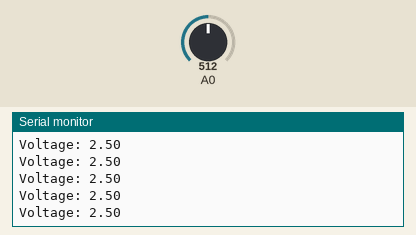
Recording of a sketch running on a simulated Arduino Uno, built with avr-gcc and run on an emulated ATmega328P. Parts: the last lines printed to the serial monitor. The test bench sets the inputs (shaded band); at power-on: A0 = 512.

Above: at 1.2 s.
1.3 s: A0 set to 716
At 1.31 s:
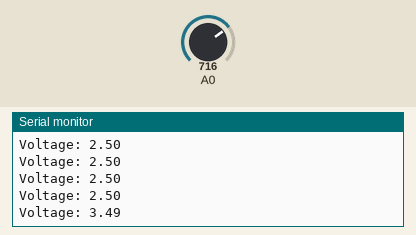
2.8 s: A0 set to 900
At 2.82 s:
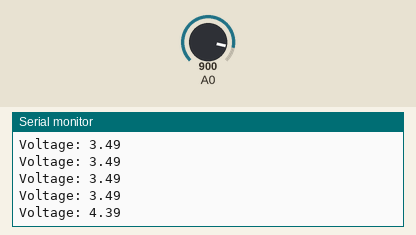
Timing chart, 0 to 5.8 s (numbered marks = the images above; inputs shaded):
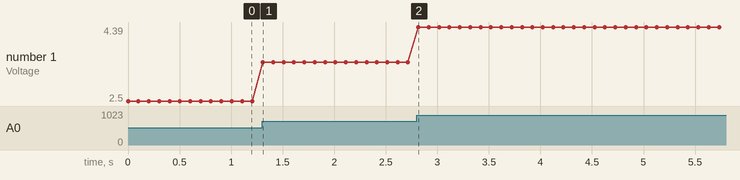

Measured:
- after the input at 1.3 s, the serial monitor: prints a new line at once (image 1)
- after the input at 2.8 s, the serial monitor: prints a new line at once (image 2)
- plotted number 1: 2.5 → 3.49 after the input at 1.3 s, 3.49 → 4.39 after the input at 2.8 s

The sketch:

ADC_Potentiometer.ino
```cpp
void setup() {
    Serial.begin(9600);
}

void loop() {
    int adcValue = analogRead(A0);
    float voltage = (adcValue * 0.00488);
    Serial.print("Voltage: ");
    Serial.println(voltage);
    delay(100);
}
```
